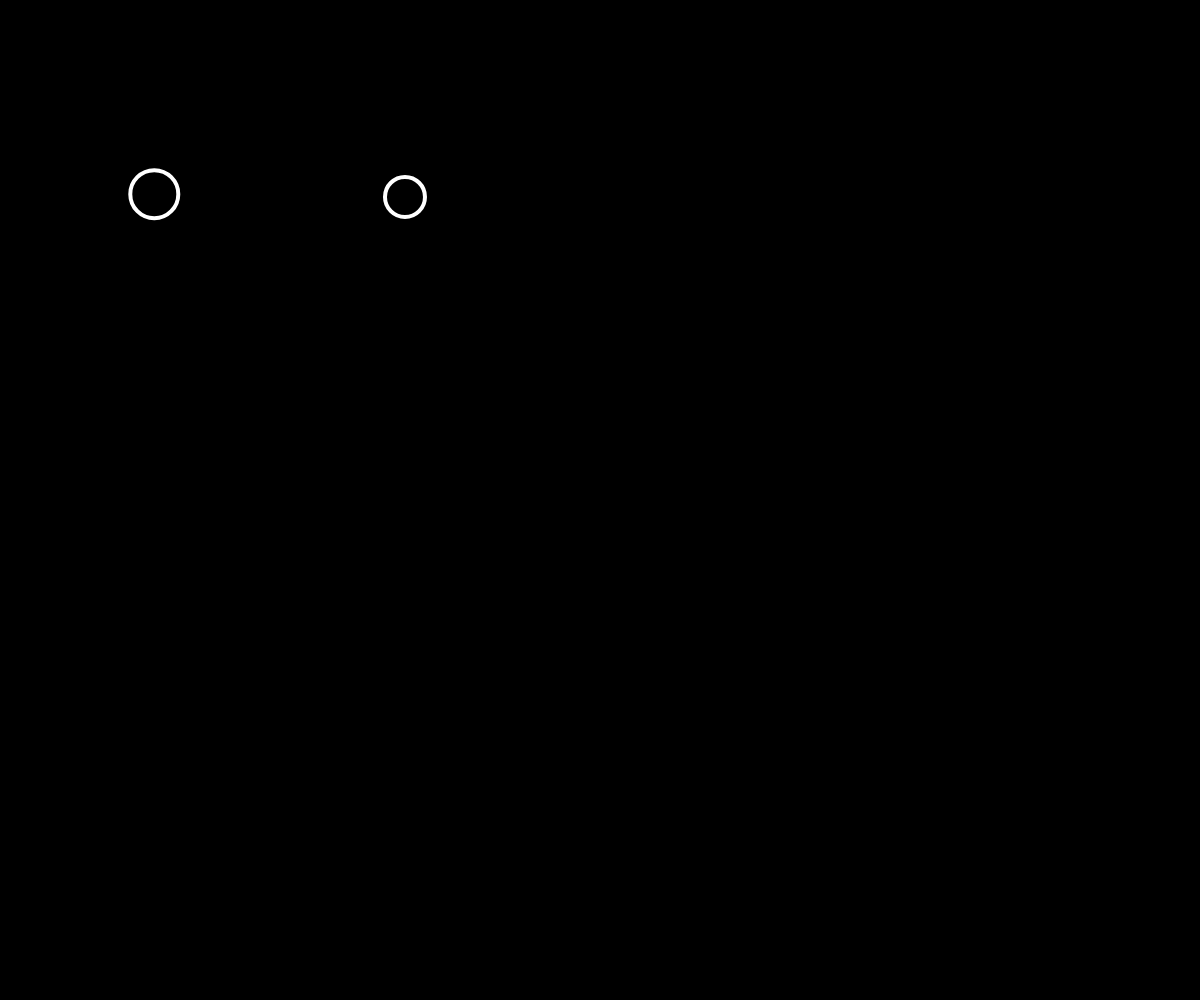
Frame 1 (no input)
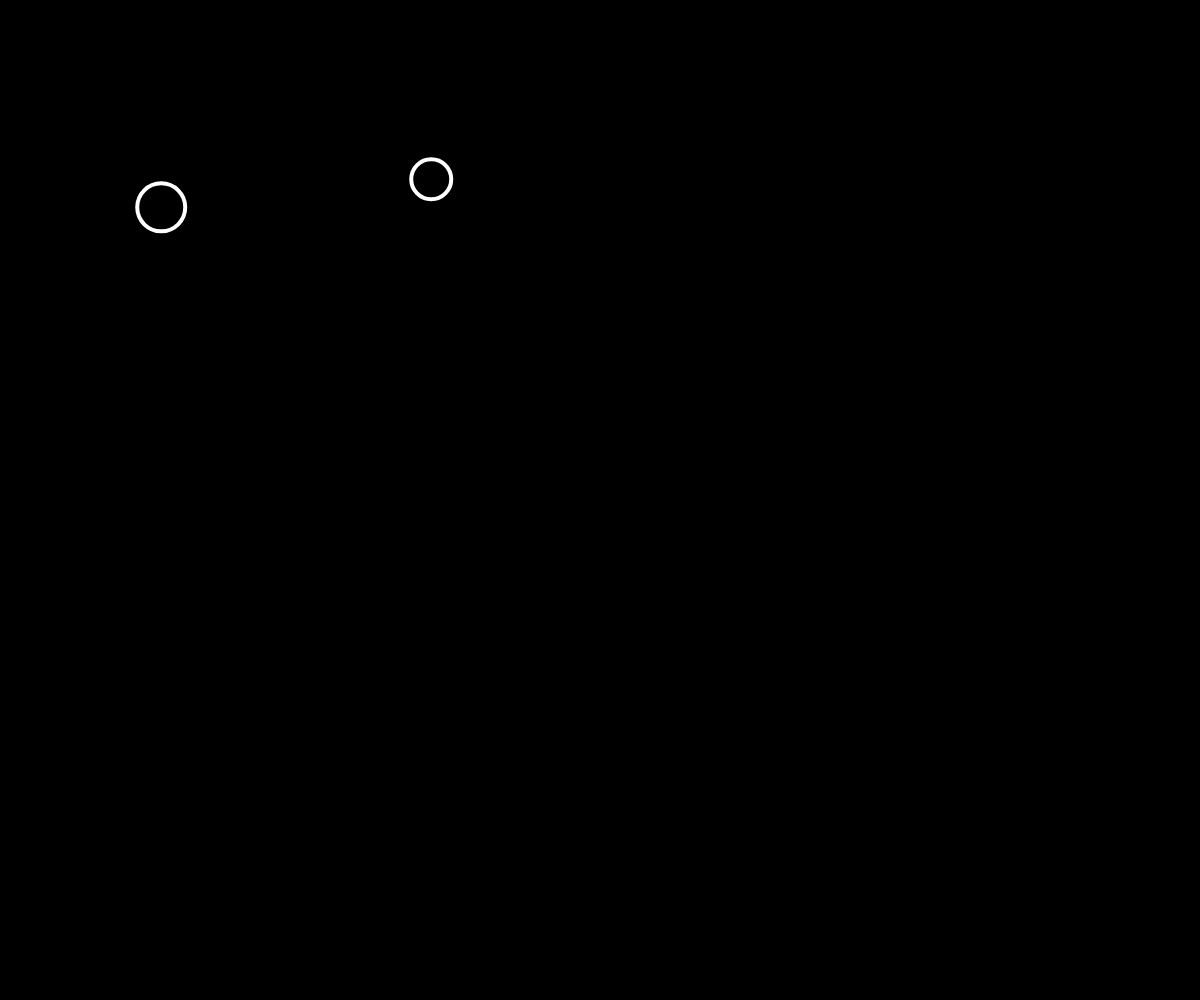
Frame 60 (no input)
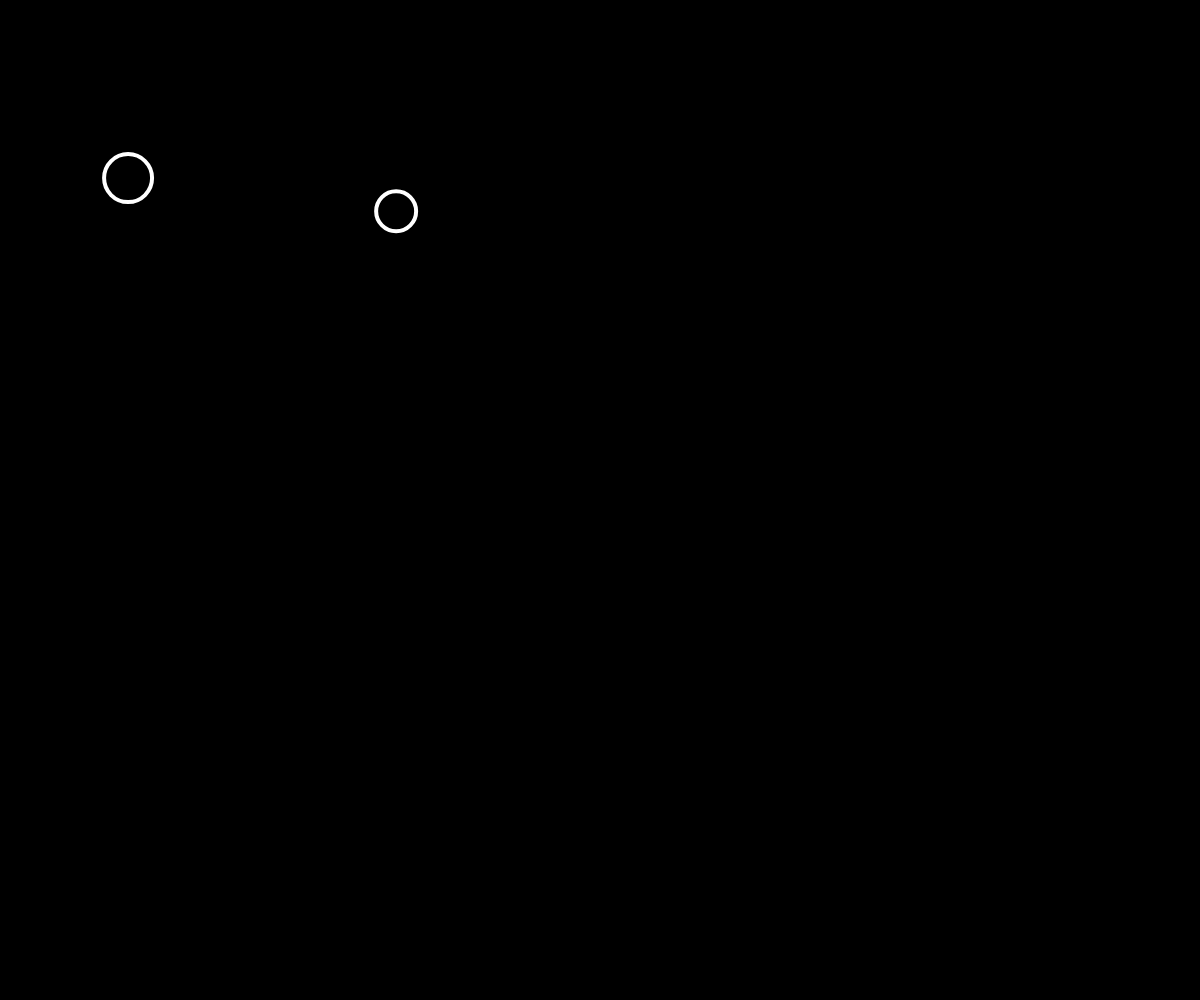
Frame 120 (the mouse pressed at the canvas centre since frame 60)

The p5.js sketch that drew these frames (run headless with seeded random() and noise() and a simulated clock; from frame 60 on, the mouse is pressed at the canvas centre):

// p5.js sketch
// ── sketch.js
/*jshint esversion: 6 */ 


let bubble1;
let bubble2;

function setup() {
    createCanvas(windowWidth, windowHeight);
    bubble1 = new Bubble(150, 200, 24);
    bubble2 = new Bubble(400, 200, 20);
}

function draw() {
    background(0);
    bubble1.move();
    bubble1.show();
    bubble2.move();
    bubble2.show();

    if(bubble1.x > windowWidth || bubble2.x > windowWidth) {
        edge();
    }
}

class Bubble {
    constructor(x, y, r) {
        this.x = x;
        this.y = y;
        this.r = r;
    }

    move() {
        this.x = this.x + random(-10, 10);
        this.y = this.y + random(-10, 10);
    }

    show() {
        stroke(255);
        strokeWeight(4);
        noFill();
        ellipse(this.x, this.y, this.r * 2);
    }

    edge() {
        background(55, 0, 0);
    }

}
